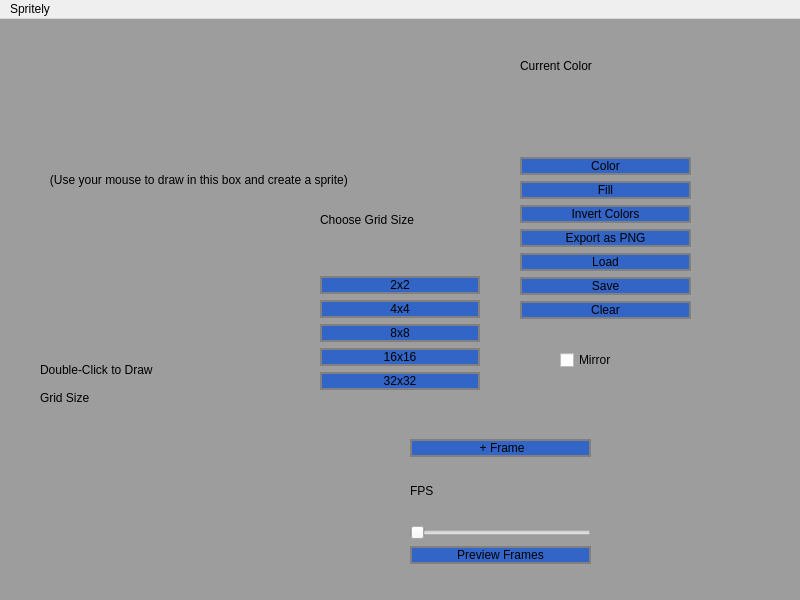
<?xml version="1.0" encoding="UTF-8"?>
<ui version="4.0">
 <class>MainWindow</class>
 <widget class="QMainWindow" name="MainWindow">
  <property name="geometry">
   <rect>
    <x>0</x>
    <y>0</y>
    <width>800</width>
    <height>600</height>
   </rect>
  </property>
  <property name="windowTitle">
   <string>MainWindow</string>
  </property>
  <property name="styleSheet">
   <string notr="true">QLabel
{
	font: 900 13pt &quot;Impact&quot;;
}
QMainWindow
{
	background-color: rgb(157, 157, 157)
}

QPushButton
{
  border: 2px solid gray;
  border-radius: 20px;
  padding: 0 4px;
	background-color: rgb(50, 101, 198);
	font: 900 13pt &quot;Impact&quot;;
}</string>
  </property>
  <widget class="QWidget" name="centralwidget">
   <widget class="QLabel" name="spriteLabel">
    <property name="geometry">
     <rect>
      <x>20</x>
      <y>10</y>
      <width>469</width>
      <height>301</height>
     </rect>
    </property>
    <property name="text">
     <string>         (Use your mouse to draw in this box and create a sprite)</string>
    </property>
   </widget>
   <widget class="QLabel" name="imagesLabel">
    <property name="geometry">
     <rect>
      <x>220</x>
      <y>390</y>
      <width>161</width>
      <height>151</height>
     </rect>
    </property>
    <property name="text">
     <string/>
    </property>
   </widget>
   <widget class="QWidget" name="verticalLayoutWidget">
    <property name="geometry">
     <rect>
      <x>320</x>
      <y>150</y>
      <width>160</width>
      <height>221</height>
     </rect>
    </property>
    <layout class="QVBoxLayout" name="gridSizeLayout">
     <item>
      <widget class="QLabel" name="chooseGridSizeLabel">
       <property name="styleSheet">
        <string notr="true">font: 900 13pt &quot;Impact&quot;;</string>
       </property>
       <property name="text">
        <string>Choose Grid Size</string>
       </property>
      </widget>
     </item>
     <item>
      <widget class="QPushButton" name="twoGridSizeButton">
       <property name="text">
        <string>2x2</string>
       </property>
      </widget>
     </item>
     <item>
      <widget class="QPushButton" name="fourGridSizeButton">
       <property name="text">
        <string>4x4</string>
       </property>
      </widget>
     </item>
     <item>
      <widget class="QPushButton" name="eightGridSizeButton">
       <property name="text">
        <string>8x8</string>
       </property>
      </widget>
     </item>
     <item>
      <widget class="QPushButton" name="sixteenGridSizeButton">
       <property name="text">
        <string>16x16</string>
       </property>
      </widget>
     </item>
     <item>
      <widget class="QPushButton" name="thirtyTwoGridSizeButton">
       <property name="text">
        <string>32x32</string>
       </property>
      </widget>
     </item>
    </layout>
   </widget>
   <widget class="QWidget" name="verticalLayoutWidget_2">
    <property name="geometry">
     <rect>
      <x>410</x>
      <y>420</y>
      <width>181</width>
      <height>125</height>
     </rect>
    </property>
    <layout class="QVBoxLayout" name="verticalLayout">
     <item>
      <widget class="QPushButton" name="newFrameButton">
       <property name="text">
        <string> + Frame</string>
       </property>
       <property name="icon">
        <iconset resource="spritelyresources.qrc">
         <normaloff>:/Icons/frame.png</normaloff>:/Icons/frame.png</iconset>
       </property>
      </widget>
     </item>
     <item>
      <widget class="QLabel" name="fpsLabel">
       <property name="styleSheet">
        <string notr="true">font: 900 13pt &quot;Impact&quot;;</string>
       </property>
       <property name="text">
        <string>FPS</string>
       </property>
      </widget>
     </item>
     <item>
      <widget class="QSlider" name="fpsSlider">
       <property name="minimum">
        <number>1</number>
       </property>
       <property name="maximum">
        <number>60</number>
       </property>
       <property name="orientation">
        <enum>Qt::Horizontal</enum>
       </property>
      </widget>
     </item>
     <item>
      <widget class="QPushButton" name="previewButton">
       <property name="text">
        <string>Preview Frames</string>
       </property>
      </widget>
     </item>
    </layout>
   </widget>
   <widget class="QWidget" name="verticalLayoutWidget_3">
    <property name="geometry">
     <rect>
      <x>560</x>
      <y>300</y>
      <width>160</width>
      <height>82</height>
     </rect>
    </property>
    <layout class="QVBoxLayout" name="colorLayout">
     <item>
      <widget class="QCheckBox" name="mirrorBox">
       <property name="styleSheet">
        <string notr="true">font: 900 13pt &quot;Impact&quot;;</string>
       </property>
       <property name="text">
        <string>Mirror</string>
       </property>
      </widget>
     </item>
    </layout>
   </widget>
   <widget class="QWidget" name="verticalLayoutWidget_4">
    <property name="geometry">
     <rect>
      <x>40</x>
      <y>340</y>
      <width>167</width>
      <height>50</height>
     </rect>
    </property>
    <layout class="QVBoxLayout" name="gridLabelLayout">
     <item>
      <widget class="QLabel" name="label_2">
       <property name="text">
        <string>Double-Click to Draw</string>
       </property>
      </widget>
     </item>
     <item>
      <widget class="QLabel" name="gridSizeLabel">
       <property name="styleSheet">
        <string notr="true">font: 900 13pt &quot;Impact&quot;;</string>
       </property>
       <property name="text">
        <string>Grid Size</string>
       </property>
      </widget>
     </item>
    </layout>
   </widget>
   <widget class="QWidget" name="verticalLayoutWidget_5">
    <property name="geometry">
     <rect>
      <x>520</x>
      <y>20</y>
      <width>171</width>
      <height>280</height>
     </rect>
    </property>
    <layout class="QVBoxLayout" name="toolsLayout">
     <item>
      <widget class="QLabel" name="label">
       <property name="text">
        <string>Current Color</string>
       </property>
      </widget>
     </item>
     <item>
      <widget class="QLabel" name="colorLabel">
       <property name="text">
        <string/>
       </property>
      </widget>
     </item>
     <item>
      <widget class="QPushButton" name="colorButton">
       <property name="text">
        <string>Color</string>
       </property>
       <property name="icon">
        <iconset resource="spritelyresources.qrc">
         <normaloff>:/Icons/color.png</normaloff>:/Icons/color.png</iconset>
       </property>
      </widget>
     </item>
     <item>
      <widget class="QPushButton" name="fillButton">
       <property name="text">
        <string>Fill</string>
       </property>
       <property name="icon">
        <iconset resource="spritelyresources.qrc">
         <normaloff>:/Icons/fill.png</normaloff>:/Icons/fill.png</iconset>
       </property>
      </widget>
     </item>
     <item>
      <widget class="QPushButton" name="invertColorButton">
       <property name="text">
        <string>Invert Colors</string>
       </property>
       <property name="icon">
        <iconset resource="spritelyresources.qrc">
         <normaloff>:/Icons/invert.png</normaloff>:/Icons/invert.png</iconset>
       </property>
      </widget>
     </item>
     <item>
      <widget class="QPushButton" name="exportPNGButton">
       <property name="text">
        <string>Export as PNG</string>
       </property>
       <property name="icon">
        <iconset resource="spritelyresources.qrc">
         <normaloff>:/Icons/export.png</normaloff>:/Icons/export.png</iconset>
       </property>
      </widget>
     </item>
     <item>
      <widget class="QPushButton" name="loadButton">
       <property name="text">
        <string>Load</string>
       </property>
       <property name="icon">
        <iconset resource="spritelyresources.qrc">
         <normaloff>:/Icons/load.png</normaloff>:/Icons/load.png</iconset>
       </property>
      </widget>
     </item>
     <item>
      <widget class="QPushButton" name="saveButton">
       <property name="text">
        <string>Save</string>
       </property>
       <property name="icon">
        <iconset resource="spritelyresources.qrc">
         <normaloff>:/Icons/save.png</normaloff>:/Icons/save.png</iconset>
       </property>
      </widget>
     </item>
     <item>
      <widget class="QPushButton" name="clearButton">
       <property name="text">
        <string>Clear</string>
       </property>
       <property name="icon">
        <iconset resource="spritelyresources.qrc">
         <normaloff>:/Icons/clear.png</normaloff>:/Icons/clear.png</iconset>
       </property>
      </widget>
     </item>
    </layout>
   </widget>
  </widget>
  <widget class="QMenuBar" name="menubar">
   <property name="geometry">
    <rect>
     <x>0</x>
     <y>0</y>
     <width>800</width>
     <height>22</height>
    </rect>
   </property>
   <widget class="QMenu" name="menuSpritely">
    <property name="title">
     <string>Spritely</string>
    </property>
   </widget>
   <addaction name="menuSpritely"/>
  </widget>
 </widget>
 <resources>
  <include location="spritelyresources.qrc"/>
 </resources>
 <connections/>
</ui>
